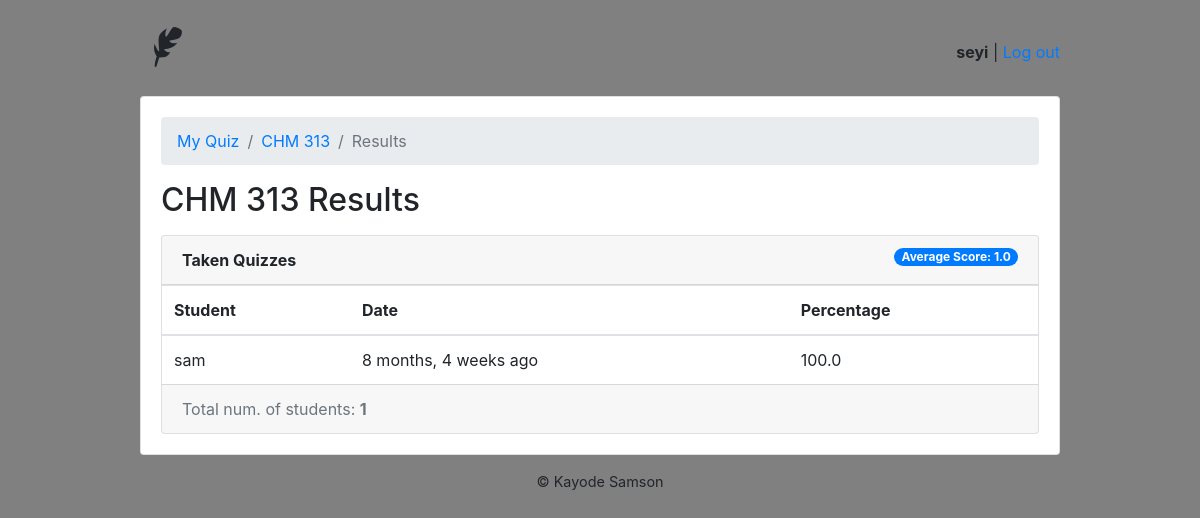
The page /teachers/quiz/2/results/ (signed in) on the database its author committed.
### main/models.py (models this page shows, shortened)
class User(AbstractUser):
    is_student = models.BooleanField(default=False)
    is_teacher = models.BooleanField(default=False)

class Quiz(models.Model):
    owner = models.ForeignKey(User, on_delete=models.CASCADE, related_name='quizzes')
    name = models.CharField(max_length=500)
    subject = models.ForeignKey(Subject, on_delete=models.CASCADE, related_name='quizzes')

class TakenQuiz(models.Model):
    student = models.ForeignKey(Student, on_delete=models.CASCADE, related_name='taken_quizzes')
    quiz = models.ForeignKey(Quiz, on_delete=models.CASCADE, related_name='taken_quizzes')
    score = models.IntegerField()
    percentage = models.FloatField()
    date = models.DateTimeField(auto_now_add=True)

class Student(models.Model):
    user = models.OneToOneField(User, on_delete=models.CASCADE, primary_key=True)
    quizzes = models.ManyToManyField(Quiz, through='TakenQuiz')
    courses = models.ManyToManyField(Subject, related_name='student_courses')
    score = models.IntegerField(default=0)

### main/views/teacher.py (the view)
# urls.py: path('quiz/<int:pk>/results/', teacher.QuizResultsView.as_view(), name='quiz_results'),
@method_decorator([login_required, teacher_required], name='dispatch')
class QuizResultsView(DetailView):
    model = Quiz
    context_object_name = 'quiz'
    template_name = 'main/teachers/quiz_results.html'
    def get_context_data(self, **kwargs):
        quiz = self.get_object()
        taken_quizzes = quiz.taken_quizzes.select_related('student__user').order_by('-date')
        total_taken_quizzes = taken_quizzes.count()
        quiz_score = quiz.taken_quizzes.aggregate(average_score=Avg('score'))
        extra_context = {
            'taken_quizzes': taken_quizzes,
            'total_taken_quizzes': total_taken_quizzes,
            'quiz_score': quiz_score
        }
        kwargs.update(extra_context)
        return super().get_context_data(**kwargs)
    def get_queryset(self):
        return self.request.user.quizzes.all()

### main/templates/main/teachers/quiz_results.html
{% extends 'main/base.html' %}
{% block content %}
    {% load crispy_forms_tags humanize %}
  <nav aria-label="breadcrumb">
    <ol class="breadcrumb">
      <li class="breadcrumb-item"><a href="{% url 'teachers:quiz_change_list' %}">My Quiz</a></li>
      <li class="breadcrumb-item"><a href="{% url 'teachers:quiz_change' quiz.pk %}">{{ quiz.name }}</a></li>
      <li class="breadcrumb-item active" aria-current="page">Results</li>
    </ol>
  </nav>
  <h2 class="mb-3">{{ quiz.name }} Results</h2>
  <div class="card">
    <div class="card-header">
      <strong>Taken Quizzes</strong>
      <span class="badge badge-pill badge-primary float-right">Average Score: {{ quiz_score.average_score|default_if_none:0.0 }}</span>
    </div>
    <table class="table mb-0">
      <thead>
        <tr>
          <th>Student</th>
          <th>Date</th>
          <th>Percentage</th>
        </tr>
      </thead>
      <tbody>
        {% for taken_quiz in taken_quizzes %}
          <tr>
            <td>{{ taken_quiz.student.user.username }}</td>
            <td>{{ taken_quiz.date|naturaltime }}</td>
            <td>{{ taken_quiz.percentage }}</td>
          </tr>
        {% endfor %}
      </tbody>
    </table>
    <div class="card-footer text-muted">
      Total num. of students: <strong>{{ total_taken_quizzes }}</strong>
    </div>
  </div>
{% endblock %}

### main/templates/main/base.html (shortened to what this page needs)
{% load static %}
<!DOCTYPE html>
<html lang="en">
  <head>
    <link rel="stylesheet" href="{% static 'main/css/bootstrap.min.css' %}">
    <link rel="stylesheet" type="text/css" href="{% static 'main/vendor/fontello-2f186091/css/fontello.css' %}">
    <link rel="stylesheet" type="text/css" href="{% static 'main/css/app.css' %}">
    {% if user.is_authenticated and user.is_teacher %}
      <link rel="stylesheet" type="text/css" href="{% static 'main/css/teachers.css' %}">
    {% else %}
      <link rel="stylesheet" type="text/css" href="{% static 'main/css/students.css' %}">
    {% endif %}
  </head>
  <body style="background-color: grey">
    <div class="container my-4">
      <div class="row justify-content-center">
        <div class="col-md-10 col-sm-12">
          <div class="row">
            <div class="col-6">
              <h1 class="logo">
                <a href="{% url 'home' %}">
                  {% if user.is_authenticated %}
                    {% if user.is_teacher %}
                      <span class="icon-feather" data-toggle="tooltip" data-placement="right" title="Teacher profile"></span>
                    {% else %}
                      <span class="icon-graduation-cap" data-toggle="tooltip" data-placement="right" title="Student profile"></span>
                    {% endif %}
                  {% endif %}
                </a>
              </h1>
            </div>
            <div class="col-6 text-right">
              {% if user.is_authenticated %}
                <p class="pt-3"><strong>{{ user.username }}</strong> | <a href="{% url 'logout' %}">Log out</a></p>
              {% else %}
                <a href="{% url 'login' %}" class="btn btn-light" role="button">Log in</a>
                <a href="{% url 'signup' %}" class="btn btn-primary" role="button">Sign up</a>
              {% endif %}
            </div>
          </div>
          <div class="card mb-3 mt-3">
            <div class="card-body">
              {% block content %}
              {% endblock %}
            </div>
          </div>
          <footer class="text-center">
            <a href="https://github.com/seyikayode" target="blank">© Kayode Samson</a>
          </footer>
        </div>
      </div>
    </div>
  </body>
</html>

### main/static/main/css/app.css (style rules this page uses)
.logo { font-family: 'Clicker Script', cursive; }
.logo a { color: #212529; text-decoration: none; }
footer { font-size: .9rem; }
footer a { color: #212529; }

### main/static/main/css/teachers.css (style rules this page uses)
body { background-color: grey; }

### rows shown on the page
User: username "seyi"
Quiz: name "CHM 313"
TakenQuiz: student.user.username "sam", date "8 months, 4 weeks ago", percentage "100.0"

### other values the page prints
{{ quiz_score.average_score|default_if_none:0.0 }} "1.0"
{{ total_taken_quizzes }} "1"
